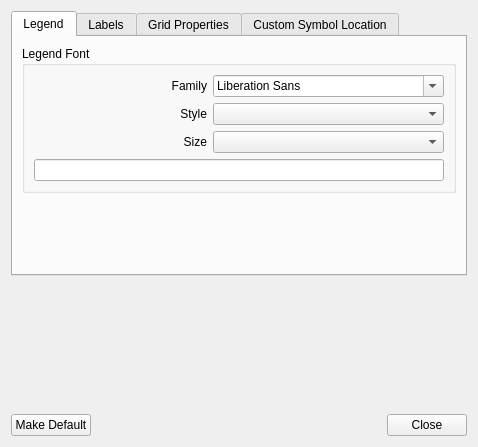
<?xml version="1.0" encoding="UTF-8"?>
<ui version="4.0">
 <class>PreferencesDialog</class>
 <widget class="QDialog" name="PreferencesDialog">
  <property name="geometry">
   <rect>
    <x>0</x>
    <y>0</y>
    <width>478</width>
    <height>447</height>
   </rect>
  </property>
  <property name="windowTitle">
   <string>sconcho: Preferences</string>
  </property>
  <layout class="QVBoxLayout" name="verticalLayout_8">
   <item>
    <widget class="QTabWidget" name="tabWidget">
     <property name="currentIndex">
      <number>0</number>
     </property>
     <widget class="QWidget" name="legendTab">
      <attribute name="title">
       <string>Legend</string>
      </attribute>
      <layout class="QVBoxLayout" name="verticalLayout_2">
       <item>
        <widget class="QGroupBox" name="groupBox">
         <property name="title">
          <string>Legend Font</string>
         </property>
         <layout class="QVBoxLayout" name="verticalLayout_4">
          <item>
           <layout class="QGridLayout" name="gridLayout">
            <item row="0" column="0">
             <widget class="QLabel" name="label">
              <property name="text">
               <string>Family</string>
              </property>
              <property name="alignment">
               <set>Qt::AlignRight|Qt::AlignTrailing|Qt::AlignVCenter</set>
              </property>
             </widget>
            </item>
            <item row="0" column="1">
             <widget class="QFontComboBox" name="legendFontComboBox"/>
            </item>
            <item row="1" column="0">
             <widget class="QLabel" name="label_2">
              <property name="text">
               <string>Style</string>
              </property>
              <property name="alignment">
               <set>Qt::AlignRight|Qt::AlignTrailing|Qt::AlignVCenter</set>
              </property>
             </widget>
            </item>
            <item row="1" column="1">
             <widget class="QComboBox" name="legendStyleComboBox"/>
            </item>
            <item row="2" column="0">
             <widget class="QLabel" name="label_3">
              <property name="text">
               <string>Size</string>
              </property>
              <property name="alignment">
               <set>Qt::AlignRight|Qt::AlignTrailing|Qt::AlignVCenter</set>
              </property>
             </widget>
            </item>
            <item row="2" column="1">
             <widget class="QComboBox" name="legendSizeComboBox"/>
            </item>
           </layout>
          </item>
          <item>
           <widget class="QLineEdit" name="legendExampleText"/>
          </item>
         </layout>
        </widget>
       </item>
       <item>
        <spacer name="verticalSpacer_2">
         <property name="orientation">
          <enum>Qt::Vertical</enum>
         </property>
         <property name="sizeHint" stdset="0">
          <size>
           <width>20</width>
           <height>74</height>
          </size>
         </property>
        </spacer>
       </item>
       <item>
        <layout class="QHBoxLayout" name="horizontalLayout_5"/>
       </item>
      </layout>
     </widget>
     <widget class="QWidget" name="labelTab">
      <attribute name="title">
       <string>Labels</string>
      </attribute>
      <layout class="QVBoxLayout" name="verticalLayout">
       <item>
        <widget class="QGroupBox" name="groupBox_2">
         <property name="title">
          <string>Label Font</string>
         </property>
         <layout class="QVBoxLayout" name="verticalLayout_5">
          <item>
           <layout class="QGridLayout" name="gridLayout_3">
            <item row="0" column="0">
             <widget class="QLabel" name="label_10">
              <property name="text">
               <string>Family</string>
              </property>
              <property name="alignment">
               <set>Qt::AlignRight|Qt::AlignTrailing|Qt::AlignVCenter</set>
              </property>
             </widget>
            </item>
            <item row="0" column="1">
             <widget class="QFontComboBox" name="labelFontComboBox"/>
            </item>
            <item row="1" column="0">
             <widget class="QLabel" name="label_11">
              <property name="text">
               <string>Style</string>
              </property>
              <property name="alignment">
               <set>Qt::AlignRight|Qt::AlignTrailing|Qt::AlignVCenter</set>
              </property>
             </widget>
            </item>
            <item row="1" column="1">
             <widget class="QComboBox" name="labelStyleComboBox"/>
            </item>
            <item row="2" column="0">
             <widget class="QLabel" name="label_12">
              <property name="text">
               <string>Size</string>
              </property>
              <property name="alignment">
               <set>Qt::AlignRight|Qt::AlignTrailing|Qt::AlignVCenter</set>
              </property>
             </widget>
            </item>
            <item row="2" column="1">
             <widget class="QComboBox" name="labelSizeComboBox"/>
            </item>
           </layout>
          </item>
          <item>
           <widget class="QLineEdit" name="labelExampleText"/>
          </item>
         </layout>
        </widget>
       </item>
       <item>
        <widget class="QGroupBox" name="groupBox_3">
         <property name="title">
          <string>Row Label Properties</string>
         </property>
         <layout class="QVBoxLayout" name="verticalLayout_7">
          <item>
           <layout class="QHBoxLayout" name="horizontalLayout_3">
            <item>
             <widget class="QLabel" name="label_13">
              <property name="text">
               <string>Label Interval</string>
              </property>
             </widget>
            </item>
            <item>
             <spacer name="horizontalSpacer_2">
              <property name="orientation">
               <enum>Qt::Horizontal</enum>
              </property>
              <property name="sizeHint" stdset="0">
               <size>
                <width>40</width>
                <height>20</height>
               </size>
              </property>
             </spacer>
            </item>
            <item>
             <widget class="QSpinBox" name="labelIntervalSpinner">
              <property name="minimum">
               <number>1</number>
              </property>
              <property name="maximum">
               <number>10</number>
              </property>
             </widget>
            </item>
           </layout>
          </item>
         </layout>
        </widget>
       </item>
      </layout>
     </widget>
     <widget class="QWidget" name="tab_2">
      <attribute name="title">
       <string>Grid Properties</string>
      </attribute>
      <layout class="QVBoxLayout" name="verticalLayout_3">
       <item>
        <spacer name="verticalSpacer_5">
         <property name="orientation">
          <enum>Qt::Vertical</enum>
         </property>
         <property name="sizeHint" stdset="0">
          <size>
           <width>20</width>
           <height>46</height>
          </size>
         </property>
        </spacer>
       </item>
       <item>
        <layout class="QGridLayout" name="gridLayout_2">
         <item row="0" column="0">
          <widget class="QLabel" name="label_5">
           <property name="text">
            <string>Grid Cell Width (pixels)</string>
           </property>
          </widget>
         </item>
         <item row="0" column="1">
          <widget class="QSpinBox" name="gridCellWidthSpinner">
           <property name="minimum">
            <number>1</number>
           </property>
           <property name="maximum">
            <number>1000</number>
           </property>
          </widget>
         </item>
         <item row="1" column="0">
          <widget class="QLabel" name="label_6">
           <property name="text">
            <string>Grid Cell Height (pixels)</string>
           </property>
          </widget>
         </item>
         <item row="1" column="1">
          <widget class="QSpinBox" name="gridCellHeightSpinner">
           <property name="minimum">
            <number>1</number>
           </property>
           <property name="maximum">
            <number>1000</number>
           </property>
          </widget>
         </item>
        </layout>
       </item>
       <item>
        <spacer name="verticalSpacer_4">
         <property name="orientation">
          <enum>Qt::Vertical</enum>
         </property>
         <property name="sizeHint" stdset="0">
          <size>
           <width>20</width>
           <height>128</height>
          </size>
         </property>
        </spacer>
       </item>
       <item>
        <layout class="QGridLayout" name="gridLayout_4">
         <item row="0" column="0">
          <widget class="QCheckBox" name="oddRowHighlightCheck">
           <property name="text">
            <string>Highlight Odd Rows</string>
           </property>
          </widget>
         </item>
         <item row="0" column="1">
          <widget class="QPushButton" name="oddRowHighlightColorButton">
           <property name="text">
            <string>Highlight Color</string>
           </property>
          </widget>
         </item>
         <item row="1" column="0">
          <widget class="QLabel" name="label_7">
           <property name="text">
            <string>&amp;Opacity (%)</string>
           </property>
           <property name="buddy">
            <cstring>oddRowHighlightOpacitySpinner</cstring>
           </property>
          </widget>
         </item>
         <item row="1" column="1">
          <widget class="QSpinBox" name="oddRowHighlightOpacitySpinner">
           <property name="maximum">
            <number>100</number>
           </property>
          </widget>
         </item>
        </layout>
       </item>
      </layout>
     </widget>
     <widget class="QWidget" name="tab">
      <attribute name="title">
       <string>Custom Symbol Location</string>
      </attribute>
      <layout class="QVBoxLayout" name="verticalLayout_6">
       <item>
        <widget class="QLabel" name="label_4">
         <property name="text">
          <string>&lt;!DOCTYPE HTML PUBLIC &quot;-//W3C//DTD HTML 4.0//EN&quot; &quot;http://www.w3.org/TR/REC-html40/strict.dtd&quot;&gt;
&lt;html&gt;&lt;head&gt;&lt;meta name=&quot;qrichtext&quot; content=&quot;1&quot; /&gt;&lt;style type=&quot;text/css&quot;&gt;
p, li { white-space: pre-wrap; }
&lt;/style&gt;&lt;/head&gt;&lt;body style=&quot; font-family:'Sans Serif'; font-size:9pt; font-weight:400; font-style:normal;&quot;&gt;
&lt;p style=&quot; margin-top:0px; margin-bottom:0px; margin-left:0px; margin-right:0px; -qt-block-indent:0; text-indent:0px;&quot;&gt;&lt;span style=&quot; font-weight:600;&quot;&gt;Location of Custom Knitting Symbols&lt;/span&gt;&lt;/p&gt;&lt;/body&gt;&lt;/html&gt;</string>
         </property>
        </widget>
       </item>
       <item>
        <layout class="QHBoxLayout" name="horizontalLayout_2">
         <item>
          <widget class="QLineEdit" name="customSymbolPathEdit"/>
         </item>
         <item>
          <widget class="QPushButton" name="customSymbolPathButton">
           <property name="text">
            <string>&amp;Browse</string>
           </property>
           <property name="autoDefault">
            <bool>false</bool>
           </property>
          </widget>
         </item>
        </layout>
       </item>
       <item>
        <spacer name="verticalSpacer_3">
         <property name="orientation">
          <enum>Qt::Vertical</enum>
         </property>
         <property name="sizeHint" stdset="0">
          <size>
           <width>20</width>
           <height>185</height>
          </size>
         </property>
        </spacer>
       </item>
      </layout>
     </widget>
    </widget>
   </item>
   <item>
    <spacer name="verticalSpacer">
     <property name="orientation">
      <enum>Qt::Vertical</enum>
     </property>
     <property name="sizeHint" stdset="0">
      <size>
       <width>20</width>
       <height>236</height>
      </size>
     </property>
    </spacer>
   </item>
   <item>
    <layout class="QHBoxLayout" name="horizontalLayout">
     <item>
      <widget class="QPushButton" name="makeDefaultButton">
       <property name="text">
        <string>Make Default</string>
       </property>
      </widget>
     </item>
     <item>
      <spacer name="horizontalSpacer">
       <property name="orientation">
        <enum>Qt::Horizontal</enum>
       </property>
       <property name="sizeHint" stdset="0">
        <size>
         <width>40</width>
         <height>20</height>
        </size>
       </property>
      </spacer>
     </item>
     <item>
      <widget class="QPushButton" name="pushButton">
       <property name="text">
        <string>Close</string>
       </property>
      </widget>
     </item>
    </layout>
   </item>
  </layout>
 </widget>
 <resources/>
 <connections>
  <connection>
   <sender>pushButton</sender>
   <signal>clicked()</signal>
   <receiver>PreferencesDialog</receiver>
   <slot>hide()</slot>
   <hints>
    <hint type="sourcelabel">
     <x>465</x>
     <y>434</y>
    </hint>
    <hint type="destinationlabel">
     <x>175</x>
     <y>428</y>
    </hint>
   </hints>
  </connection>
 </connections>
</ui>
